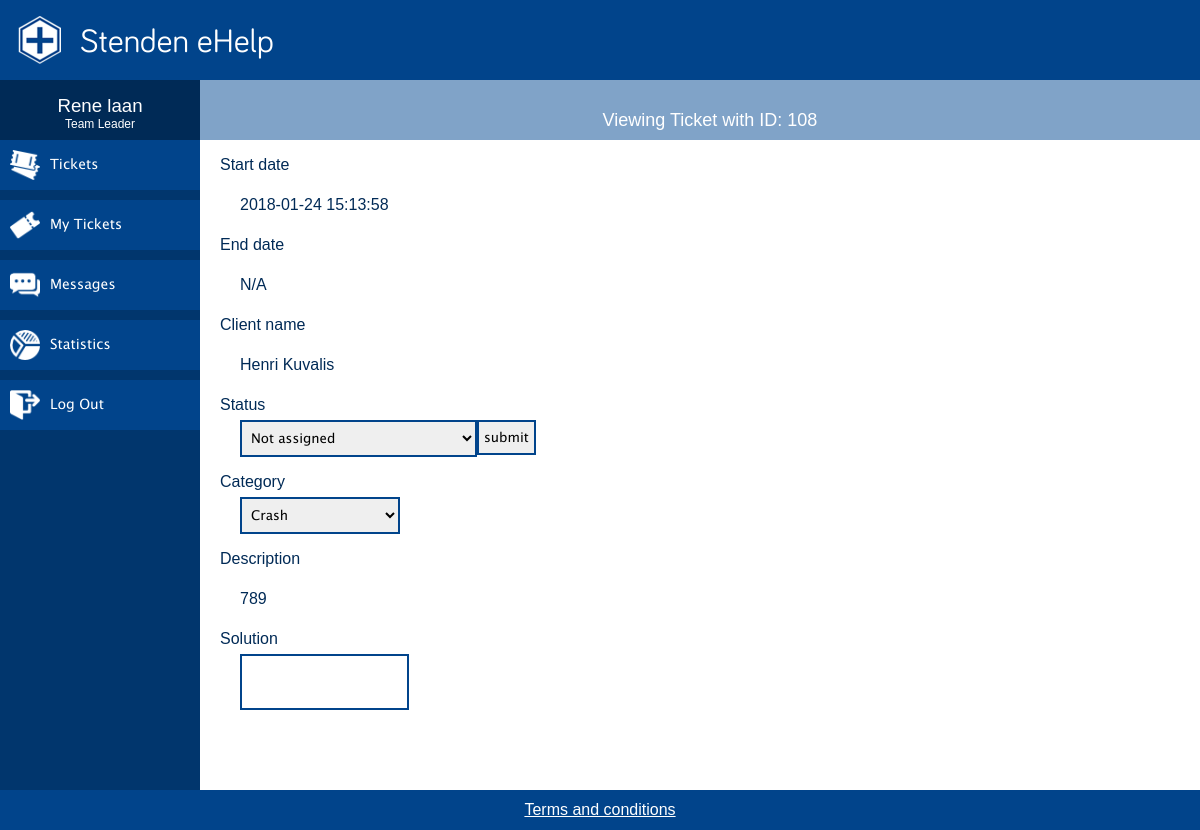
Page /ViewTicket.php?ticket=108 (signed in) on the committed database.
### tables this page shows
CREATE TABLE `incident` (
  `incident_id` int(11) NOT NULL,
  `client_id` int(5) DEFAULT NULL,
  `operator_id` int(5) DEFAULT NULL,
  `status_id` int(11) DEFAULT '1',
  `category_id` int(11) DEFAULT NULL,
  `description` varchar(4000) DEFAULT NULL,
  `solution` varchar(4000) DEFAULT NULL,
  `start_date` timestamp NULL DEFAULT CURRENT_TIMESTAMP,
  `end_date` datetime DEFAULT NULL
);

CREATE TABLE `users` (
  `id` int(5) NOT NULL,
  `isEmployee` tinyint(1) NOT NULL DEFAULT '0',
  `name` varchar(60) NOT NULL,
  `phone` varchar(15) NOT NULL,
  `email` varchar(60) NOT NULL,
  `username` varchar(32) NOT NULL,
  `password` varchar(60) NOT NULL,
  `has_maintenance_license` tinyint(1) NOT NULL DEFAULT '0',
  `position_id` int(5) NOT NULL,
  `contact_id` int(5) NOT NULL
);

### php/permissions.php (called while the page is built, shortened)
<?php
$permissionTable = [
    "client" => [
        "view" => ['faq.php', 'submitTicket.php', 'MyTickets.php', 'messages.php', 'terms.php'],
        "edit" => ['viewTicket.php'],
        "delete" => []
    ],
    "no license" => [
        "view" => ['faq.php', 'terms.php'],
        "edit" => [],
        "delete" => []
    ],
    "operator" => [
        "view" => ['tickets.php', 'MyTickets.php', 'messages.php','terms.php'],
        "edit" => ['viewTicket.php'],
    ],
    "team leader" => [
        "view" => ['tickets.php', 'MyTickets.php', 'messages.php', 'statistics.php', 'statistics2.php','terms.php'],
        "edit" => ['viewTicket.php'],
    ]
];

### viewTicket.php (the view, shortened to what this page needs)
<?php
    require "php/requirements.php";
    if(is_employee()){
        $sql = "SELECT * FROM incident
                INNER JOIN users AS client ON incident.client_id = client.id
                INNER JOIN category ON incident.category_id = category.category_id
                INNER JOIN status ON incident.status_id = status.status_id
                WHERE incident.incident_id = '{$_GET['ticket']}'
                ORDER BY incident_id DESC";
    }
$ticket = mysqli_fetch_assoc(mysqli_query($conn, $sql));
?>
<!DOCTYPE HTML>
<html lang="en">
    <head>
        <link rel="stylesheet" href="css/mainCSS.css">
    </head>
    <body>
        <div class="wrapper">
            <div class="header">
                <div class="logo">
                    <img src="img/logo.png" alt="Stenden eHelp">
                </div>
                <p>Stenden eHelp</p>
            </div>
            <div id="content-wrapper">
                <div id="sidebar">
                    <div class="userDetails">
                        <div class="clientName"><p><?php echo $_SESSION['name']; ?></p></div>
                        <div class="clientType"><p><?php echo $_SESSION['userType']; ?></p></div>
                    </div>
                    <div class="navWrapper">
                        <?= generateMenu() ?>
                    </div>
                </div>
                <div class="content viewTicket">
                    <div class="titleBox"><p>Viewing Ticket with ID: <?= $ticket['incident_id'] ?></p></div>
                    <form action="viewTicket.php?ticket=<?=$_GET['ticket']?>" method="POST">
                        <p>Start date</p>
                        <p class="isValue"><?= $ticket['start_date'] ?></p>
                        <p>End date</p>
                        <p class="isValue"><?= $ticket['end_date'] != NULL ? $ticket['end_date'] : "N/A" ?></p>
                        <?php if(is_employee()){ ?>
                            <p>Client name</p>
                            <p class="isValue"><?= $ticket['name'] ?></p>
                            <p>Status</p>
                            <select name="status_id">
                                <?php foreach(get_ticket_statuses() as $status){
                                    $checked = $status['status_name'] == $ticket['status_name'] ? "selected": "";
                                    ?>
                                    <option value="<?= $status['status_id'] ?>"<?= $checked ?>><?= $status['status_name'] ?></option>
                                <?php } ?>
                            </select>
                            <p>Category</p>
                            <select name="category_id">
                                <?php foreach(get_ticket_categories() as $category){
                                    $checked = $category['category_name'] == $ticket['category_name'] ? "selected": "";
                                    ?>
                                    <option value="<?= $category['category_id'] ?>"<?= $checked ?> > <?= $category['category_name'] ?></option>
                                <?php } ?>
                            </select>
                            <p>Description</p>
                            <p class="isValue"><?= $ticket['description'] ?></p>
                            <p>Solution</p>
                            <textarea name="solution"><?= $ticket['solution'] ?></textarea>
                            <input type="submit"  name="submit" value ='submit'>
                        <?php } ?>
                    </form>
                </div>
            </div>
            <div class="footer">
                <div class="terms">
                     <a href="terms.php" class="linkS"><p>Terms and conditions</p></a>
                </div>
            </div>
        </div>
    </body>
</html>

### css/mainCSS.css (style rules this page uses)
* { padding:0px; margin:0px; box-sizing: border-box; -webkit-box-sizing: border-box; -moz-box-sizing: border-box; }
img { max-width:100%; max-height:100%; }
p { font-family: 'information', 'Arial', sans-serif; }
input, select, textarea { font-family: 'nav', 'Arial', sans-serif; }
input, select, textarea { border: 2px solid #01448B; padding: 5px; }
textarea { resize: none; }
.wrapper { min-height: 100vh; width: 100%; float:left; }
.wrapper .header { width: 100%; height: 80px; background-color: #01448b; float:left; position: fixed; }
.wrapper .header p { font-family: 'eStenden', 'Arial', sans-serif; float:left; color: white; font-size: 25pt; line-height: 80px; margin: 0; }
.wrapper .header .logo { float:left; height: 50px; margin: 15px; }
.wrapper #content-wrapper { width: 100%; float: left; margin-bottom: 30px; }
.wrapper #content-wrapper #sidebar { width: 200px; min-height: calc(100vh - 80px); float: left; position: fixed; margin-top: 80px; }
.wrapper #content-wrapper #sidebar .userDetails { width: 100%; height: 60px; float: left; background-color: #002a56; padding-top: 15px; }
.wrapper #content-wrapper #sidebar .userDetails .clientName p { color:white; text-align: center; font-size:14pt; }
.wrapper #content-wrapper #sidebar .userDetails .clientType p { color:white; text-align: center; font-size: 9pt; }
.wrapper #content-wrapper #sidebar .navWrapper { width: 100%; background-color: #01366d; min-height: calc(100vh - 80px); float: left; }
.wrapper #content-wrapper .content { margin-left: 200px; margin-top: 80px; width: calc(100% - 200px); min-height: calc(100vh - 80px); float: left; }
.wrapper #content-wrapper .content .titleBox { height: 60px; width: 100%; background-color: #80a3c8; float:left; }
.wrapper #content-wrapper .content .titleBox p { padding: 0; line-height: 60px; text-align: center; color: white; font-size: 18px; }
.linkS { color: white; }
.wrapper .footer { width: 100%; float: left; background-color:#01448b; position: fixed; text-align: center; line-height: 40px; bottom: 0; color: white; }
.wrapper #content-wrapper .viewTicket p { width: calc(100% - 20px); float: left; line-height: 30px; color: #002a56; margin-left: 20px; margin-top: 10px; }
.wrapper #content-wrapper .viewTicket p.isValue { width: calc(100% - 40px); float: left; margin-left: 40px; }
.wrapper #content-wrapper .viewTicket select, textarea { margin-left: 40px; float: left; }

### rows in the picture
incident: incident_id "108", start_date "2018-01-24 15:13:58", client.name "Henri Kuvalis", description "789"

### other values in the picture
$_SESSION['name'] "Rene laan"
$_SESSION['userType'] "Team Leader"
$fileName "Tickets"
$fileName "My Tickets"
$fileName "Messages"
$fileName "Statistics"
form field status_id "Not assigned"
form field category_id "Crash"
